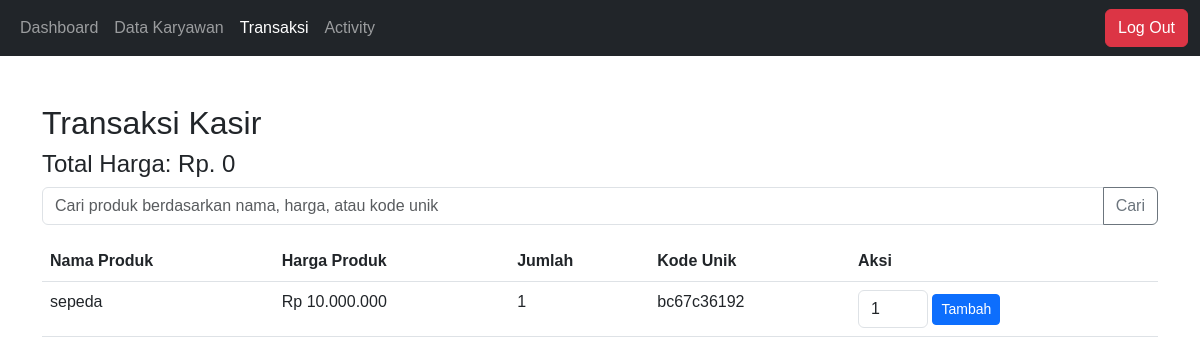
The app's page /pages/kasir/transaksi.php, older data.
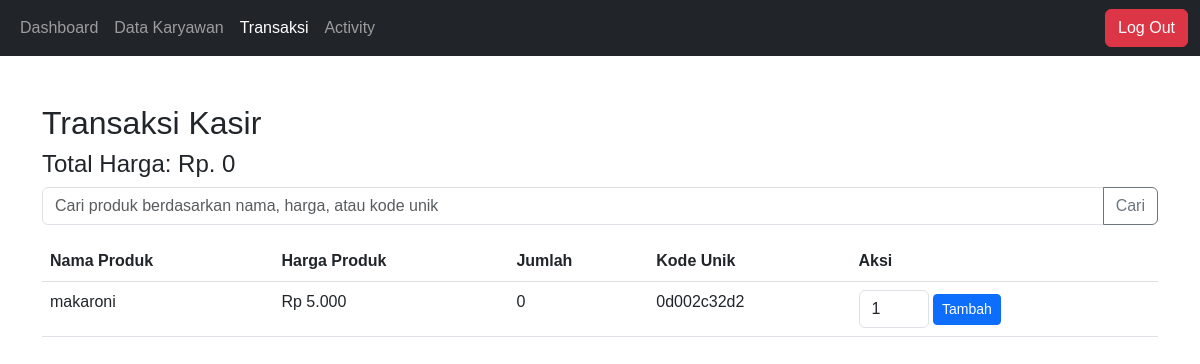
The same page, newer data.
### tables this page shows
CREATE TABLE `products` (
  `id` int(11) NOT NULL,
  `nama_produk` varchar(45) DEFAULT NULL,
  `harga_produk` int(11) DEFAULT NULL,
  `created_at` timestamp NOT NULL DEFAULT current_timestamp(),
  `updated_at` timestamp NOT NULL DEFAULT current_timestamp() ON UPDATE current_timestamp(),
  `jumlah` int(11) DEFAULT 0,
  `kode_unik` varchar(255) DEFAULT NULL
);

### pages/kasir/transaksi.php (the view, shortened to what this page needs)
<?php
$role = isset($_SESSION['role']) ? $_SESSION['role'] : null;
include_once '../../db/DB_connection.php';
$totalHarga = isset($_SESSION['totalHarga']) ? $_SESSION['totalHarga'] : 0;
$rows = [];
if ($_SERVER["REQUEST_METHOD"] == "POST" && isset($_POST['keyword'])) {
    $keyword = $_POST['keyword'];
    $rows = cariProduk($keyword);
} else {
    $query = "SELECT * FROM products";
    $result = mysqli_query($conn, $query);
    while ($row = mysqli_fetch_assoc($result)) {
        $rows[] = $row;
    }
}
?>
<!DOCTYPE html>
<html lang="en">
<head>
    <link href="https://cdn.jsdelivr.net/npm/bootstrap@5.3.0-alpha1/dist/css/bootstrap.min.css" rel="stylesheet">
</head>
<body>
<nav class="navbar navbar-expand-lg bg-dark" data-bs-theme="dark">
    <div class="container-fluid">
        <div class="collapse navbar-collapse" id="navbarNavAltMarkup">
            <div class="navbar-nav">
                    <a class="nav-link " aria-current="page" href="../dashboard.php">Dashboard</a>
                <li class="nav-item <?php echo ($role !== 'kasir') ? '' : 'd-none'; ?>">
                    <a class="nav-link" href="../superadmin/data-karyawan.php">Data Karyawan</a>
                </li>
                <li class="nav-item <?php echo ($role !== 'owner') ? '' : 'd-none'; ?>">
                    <a class="nav-link active" href="">Transaksi</a>
                </li>
                <li class="nav-item <?php echo ($role !== 'kasir') ? '' : 'd-none'; ?>">
                    <a class="nav-link" href="../activity/log_activity.php">Activity</a>
                </li>
            </div>
        </div>
        <div>
            <form action="../../db/DB_logout.php" method="post">
                <button type="submit" class=" btn btn-danger">Log Out</button>
            </form>
        </div>
    </div>
</nav>
        <div class="content">
        <div class="container">
        <h2 class="mt-5">Transaksi Kasir</h2>
        <h4>Total Harga: Rp. <?php echo number_format($totalHarga, 0, ',', '.'); ?></h4>
        <form action="<?php echo $_SERVER['PHP_SELF']; ?>" method="post">
            <div class="input-group mb-3">
                <input type="text" class="form-control" placeholder="Cari produk berdasarkan nama, harga, atau kode unik" name="keyword">
                <button class="btn btn-outline-secondary" type="submit" id="button-addon2">Cari</button>
            </div>
        </form>
        <table class="table">
            <thead>
                <tr>
                    <th scope="col">Nama Produk</th>
                    <th scope="col">Harga Produk</th>
                    <th scope="col">Jumlah</th>
                    <th scope="col">Kode Unik</th>
                    <th scope="col">Aksi</th>
                </tr>
            </thead>
            <tbody>
    <?php if (!empty($rows)) : ?>
        <?php foreach ($rows as $row) : ?>
            <tr>
                <td><?php echo $row['nama_produk']; ?></td>
                <td>Rp <?php echo number_format($row['harga_produk'], 0, ',', '.'); ?></td>
                <td><?php echo $row['jumlah']; ?></td>
                <td><?php echo $row['kode_unik']; ?></td>
                <td>
                    <form action="<?php echo $_SERVER['PHP_SELF']; ?>" method="get">
                        <input type="number" name="jumlah" value="1" min="1" class="form-control" style="width: 70px; display: inline-block;">
                        <button type="submit" class="btn btn-sm btn-primary" name="tambah">Tambah</button>
                    </form>
                </td>
            </tr>
        <?php endforeach; ?>
    <?php else : ?>
        <tr>
            <td colspan="5">Tidak ada produk yang ditemukan.</td>
        </tr>
    <?php endif; ?>
</tbody>
        </table>
    </div>
    </div>
</body>
</html>

Row changes from the older to the newer data that the page shows:
removed products: nama_produk "sepeda", harga_produk "10.000.000", jumlah "1", kode_unik "bc67c36192"
added products: nama_produk "makaroni", harga_produk "5.000", jumlah "0", kode_unik "0d002c32d2"
